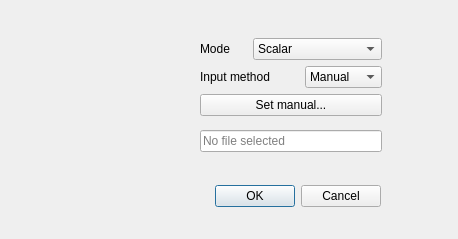
<?xml version="1.0" encoding="UTF-8"?>
<ui version="4.0">
 <class>FaustSpinGFactorDialog</class>
 <widget class="QDialog" name="FaustSpinGFactorDialog">
  <property name="geometry">
   <rect>
    <x>0</x>
    <y>0</y>
    <width>458</width>
    <height>239</height>
   </rect>
  </property>
  <property name="windowTitle">
   <string>Dialog</string>
  </property>
  <widget class="QDialogButtonBox" name="buttonBox">
   <property name="geometry">
    <rect>
     <x>40</x>
     <y>180</y>
     <width>341</width>
     <height>32</height>
    </rect>
   </property>
   <property name="orientation">
    <enum>Qt::Orientation::Horizontal</enum>
   </property>
   <property name="standardButtons">
    <set>QDialogButtonBox::StandardButton::Cancel|QDialogButtonBox::StandardButton::Ok</set>
   </property>
  </widget>
  <widget class="QWidget" name="">
   <property name="geometry">
    <rect>
     <x>200</x>
     <y>30</y>
     <width>182</width>
     <height>132</height>
    </rect>
   </property>
   <layout class="QGridLayout" name="gridLayout_2">
    <item row="0" column="0">
     <layout class="QGridLayout" name="gridLayout">
      <item row="0" column="0">
       <widget class="QLabel" name="label">
        <property name="text">
         <string>Mode</string>
        </property>
       </widget>
      </item>
      <item row="0" column="1" colspan="2">
       <widget class="QComboBox" name="gFactorModeComboBox">
        <item>
         <property name="text">
          <string>Scalar</string>
         </property>
        </item>
        <item>
         <property name="text">
          <string>Tensor</string>
         </property>
        </item>
       </widget>
      </item>
      <item row="1" column="0" colspan="2">
       <widget class="QLabel" name="label_2">
        <property name="text">
         <string>Input method</string>
        </property>
       </widget>
      </item>
      <item row="1" column="2">
       <widget class="QComboBox" name="gFactorInputComboBox">
        <item>
         <property name="text">
          <string>Manual</string>
         </property>
        </item>
        <item>
         <property name="text">
          <string>Random</string>
         </property>
        </item>
        <item>
         <property name="text">
          <string>File</string>
         </property>
        </item>
       </widget>
      </item>
      <item row="2" column="0" colspan="3">
       <widget class="QPushButton" name="gFactorSettingsButton">
        <property name="text">
         <string>Set manual...</string>
        </property>
       </widget>
      </item>
     </layout>
    </item>
    <item row="1" column="0">
     <widget class="QLineEdit" name="gFactorFileLineEdit">
      <property name="readOnly">
       <bool>true</bool>
      </property>
      <property name="placeholderText">
       <string>No file selected</string>
      </property>
     </widget>
    </item>
   </layout>
  </widget>
 </widget>
 <resources/>
 <connections>
  <connection>
   <sender>buttonBox</sender>
   <signal>accepted()</signal>
   <receiver>FaustSpinGFactorDialog</receiver>
   <slot>accept()</slot>
   <hints>
    <hint type="sourcelabel">
     <x>248</x>
     <y>254</y>
    </hint>
    <hint type="destinationlabel">
     <x>157</x>
     <y>274</y>
    </hint>
   </hints>
  </connection>
  <connection>
   <sender>buttonBox</sender>
   <signal>rejected()</signal>
   <receiver>FaustSpinGFactorDialog</receiver>
   <slot>reject()</slot>
   <hints>
    <hint type="sourcelabel">
     <x>316</x>
     <y>260</y>
    </hint>
    <hint type="destinationlabel">
     <x>286</x>
     <y>274</y>
    </hint>
   </hints>
  </connection>
 </connections>
</ui>
